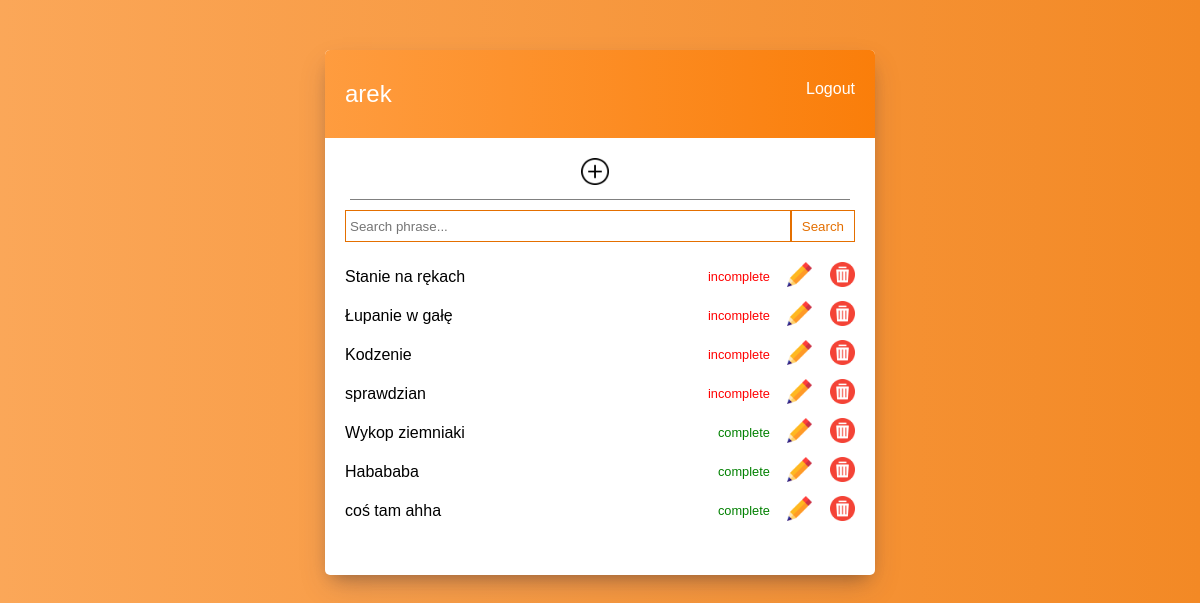
The app's page / (signed in) with its own data.
### base/models.py (models this page shows)
class Task(models.Model):
    user = models.ForeignKey(User, on_delete=models.CASCADE, null=True, blank=True)
    title = models.CharField(max_length=200)
    description = models.TextField(null=True, blank=True)
    complete = models.BooleanField(default=False)
    created = models.DateTimeField(auto_now_add=True)
    def __str__(self):
        return self.title
    class Meta:
        ordering = ['complete']

### base/views.py (the view)
# urls.py: path('', TaskList.as_view(), name='tasks'),
class TaskList(LoginRequiredMixin, ListView):
    model = Task
    def get_context_data(self, object_list=None, **kwargs):
        context = super().get_context_data(**kwargs)
        context['object_list'] = context['object_list'].filter(user=self.request.user)
        context['count'] = context['object_list'].filter(complete=False)
        search_input = self.request.GET.get('search-text', '')
        if search_input:
            context['object_list'] = context['object_list'].filter(
                Q(description__icontains=search_input) |
                Q(title__icontains=search_input)
            )
            context['searched'] = search_input
        return context
    def get(self, request ,*args, **kwargs):
        return super(TaskList, self).get(request, *args, **kwargs)

### base/templates/base/task_list.html (shortened to what this page needs)
{% extends 'base/main.html' %}
{% block content %}
{% include 'base/navbar.html' %}
{% load static %}
<div class="window-wrapper">
    <div class="add-new">
        <a href="{% url 'create' %}">
            <img src="{% static 'images/add.png' %}" alt="">
        </a>
    </div>
    <form action="" class="search-form">
        <input type="text" name="search-text" placeholder="Search phrase..." value="{{searched}}">
        <input type="submit" value="Search">
    </form>
    {% for object in object_list %}
        <div class="row">
            <div class="col action-caption"><a href="{% url 'task' object.id %}">{{object}}</a></div>
            <span>
                <div class="col {% if object.complete %}complete{% else %}incomplete{% endif %}">{% if object.complete %}complete{% else %}incomplete{% endif %}</div>
                <div class="col action-caption"><a href="{% url 'update' object.id %}"><img src="{% static 'images/edit.png' %}" alt=""></a></div>
                <div class="col action-caption"><a href="{% url 'delete' object.id %}"><img src="{% static 'images/delete.png' %}" alt=""></a></div>
            </span>
        </div>
    {% endfor %}
</div>
{% endblock content %}

### base/templates/base/main.html (shortened to what this page needs)
<!DOCTYPE html>
<html lang="en">
<head>
    {% load static %}
    <link rel="stylesheet" type="text/css" href="{% static 'css/navbar2.css' %}">
    <link rel="stylesheet" type="text/css" href="{% static 'css/main2.css' %}">
</head>
<body>
    <div class="main-wrapper">
        {% block content %}
        {% endblock content %}
    </div>
</body>
</html>

### base/templates/base/navbar.html (shortened to what this page needs)
<nav>
    <ul>
        {% if request.user.is_authenticated %}
            <li>{{request.user}}</li>
            <li><a href="{% url 'logout' %}">Logout</a></li>
        {% endif %}
    </ul>
</nav>

### base/static/css/navbar2.css (style rules this page uses)
* { padding: 0; margin: 0; list-style: none; text-decoration: none; color: inherit; font-family: Arial; outline: none; }
body { background: linear-gradient(90deg, #ffb672 -50%, #f38925); background-repeat: no-repeat; height: calc(100vh - 60px + 10px); }
nav { background: linear-gradient(90deg, #ff9f44 -10%, #fa7e0a ); padding: 30px 20px; border-top-right-radius: 5px; border-top-left-radius: 5px; color: white; }
nav ul { display: flex; justify-content: space-between; }
nav ul li:first-child { font-size: 1.5rem; }

### base/static/css/main2.css (style rules this page uses)
.main-wrapper { max-width: 550px; margin: 50px auto; background-color: white; border-radius: 5px; box-shadow: rgba(50, 50, 93, 0.25) 0px 13px 27px -5px, rgba(0, 0, 0, 0.3) 0px 8px 16px -8px; }
.window-wrapper { padding: 20px; padding-bottom: 40px; position: relative; max-height: 450px; }
.row { display: flex; margin-bottom: 10px; justify-content: space-between; align-items: center; }
.row span { display: flex; align-items: center; }
.row span .col:last-child { margin-left: 1.1rem; }
.row span .col:first-child { margin-right: 1.1rem; }
.complete { font-size: 0.8rem; color: green; }
.incomplete { font-size: 0.8rem; color: red; }
.col img { height: 25px; width: 25px; }
.action-caption { transition: 0.15s; }
.add-new { text-align: center; padding: 0 10px 10px 0; margin: 0 5px; border-bottom: 1px solid grey; }
.add-new img { width: 1.7rem; height: 1.7rem; transition: 0.1s; }
.search-form { padding: 10px 0 20px 0; display: flex; }
.search-form input { border: 1px solid #e46f00 ; }
.search-form input:first-child { width: 100%; padding: 0 4px; }
.search-form input:last-child { height: 2rem; padding: 0 10px; cursor: pointer; background-color: white; color: #e46f00; }

### records on screen
Task: title "Stanie na rękach", complete "incomplete"
Task: title "Łupanie w gałę", complete "incomplete"
Task: title "Kodzenie", complete "incomplete"
Task: title "sprawdzian", complete "incomplete"
Task: title "Wykop ziemniaki", complete "complete"
Task: title "Habababa", complete "complete"
Task: title "coś tam ahha", complete "complete"

### other values on screen
{{ request.user }} "arek"
